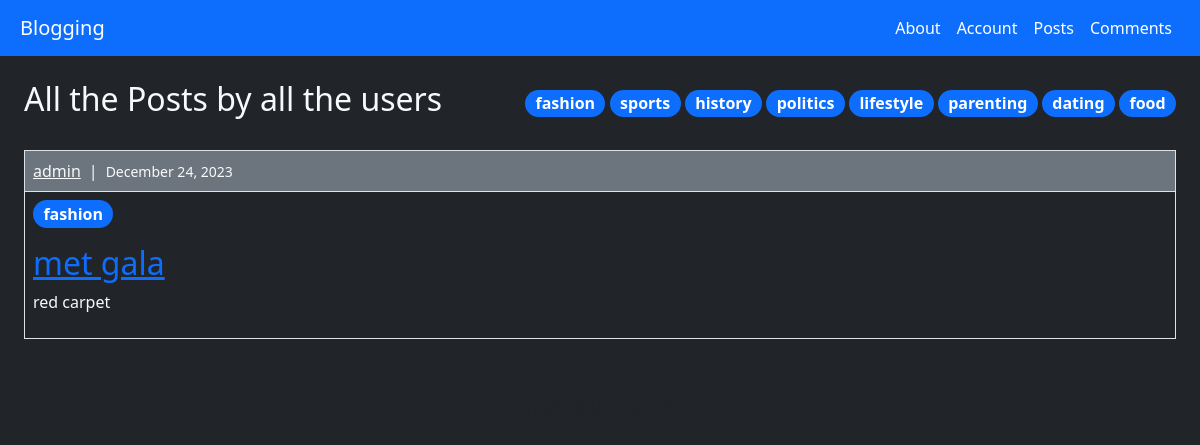
Before: / with the older database file.
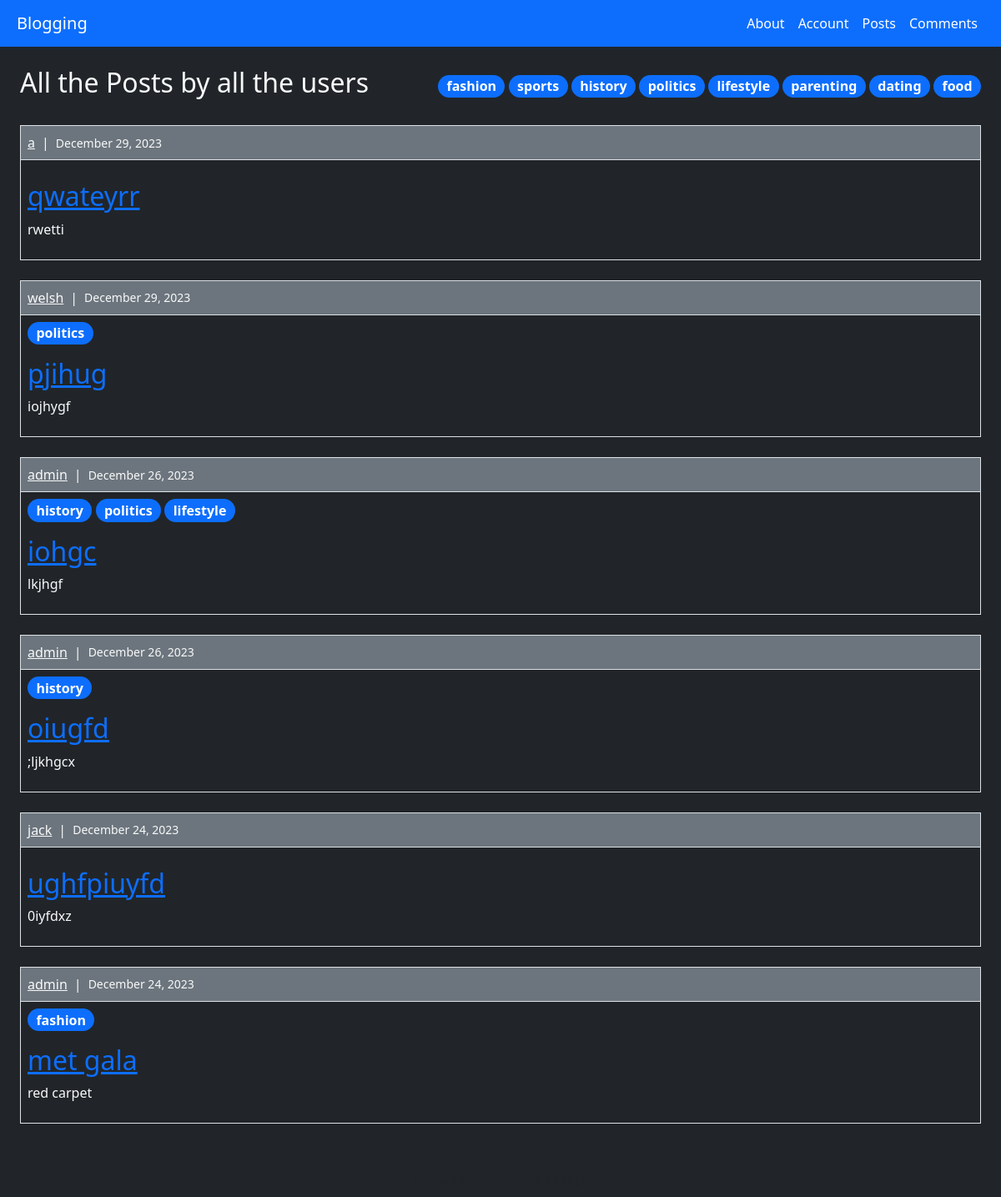
After: the same page with the newer database file.
### blog/models.py (models this page shows, shortened)
class Category(models.Model):
  name = models.CharField(max_length=50)

class Post(models.Model):
  author = models.ForeignKey(User, on_delete=models.CASCADE, related_name='posts',default=1)
  categories = models.ManyToManyField(Category, related_name="posts")
  title = models.CharField(max_length=200, unique=True)
  content = models.TextField(max_length=2000)
  created_on = models.DateTimeField(auto_now_add=True)
  updated_on = models.DateTimeField(auto_now=True)
  published_on = models.DateTimeField(default=timezone.now)
  status = models.IntegerField(choices=STATUS, default=0)
  class Meta:
    ordering = ['-created_on']

### blog/views.py (the view)
# urls.py: path('', views.home, name='home'),
def home(request):
  context = {
    "posts": Post.objects.filter(status=1),
    "categories": Category.objects.all(),
    "forms": {
      "post_delete": PostDeleteForm(),
      "category_filter": CategoryFilterForm(), # for filtering posts by category
    }
  }
  return render(request, 'home.html', context)

### blog/templates/home.html (shortened to what this page needs)
{% extends "base.html" %}
{% block content %}
  <div class="d-flex flex-wrap mb-4 align-items-center">
    <h2 class="">All the Posts by all the users</h2>
    <div class="ms-auto">
      {% for category in categories %}
        <a href="{% url 'display_category_posts' category.name %}" class="badge rounded-pill bg-primary fs-6 text-decoration-none">{{ category.name }}</a>
      {% endfor %}
    </div>
  </div>
  {% include "posts/view_list.html" with posts=posts form=forms.post_delete display_author=True %}
{% endblock content %}

### blog/templates/base.html (shortened to what this page needs)
{% load static %}
<!DOCTYPE html>
<html>
  <head>
    <link href="https://cdn.jsdelivr.net/npm/bootstrap@5.3.2/dist/css/bootstrap.min.css" rel="stylesheet">
    <link rel="stylesheet" href="{% static 'css/index.css' %}" />
  </head>
  <body class="bg-dark text-light">
    <nav class="navbar navbar-expand-lg sticky-top navbar-dark border-body bg-primary p-2">
      <div class="container-fluid">
        <a class="navbar-brand fs-5" href="{% url 'home' %}">Blogging</a>
        <div class="collapse navbar-collapse" id="navbarNavDropdown">
          <ul class="navbar-nav ms-auto">
            <li class="nav-item">
              <a class="nav-link" href="{% url 'about' %}">About</a>
            </li>
            <li class="nav-item">
              <a class="nav-link" href="{% url 'account' %}">Account</a>
            </li>
            <li class="nav-item">
              <a class="nav-link" href="{% url 'display_posts' %}">Posts</a>
            </li>
            <li class="nav-item">
              <a class="nav-link" href="{% url 'display_comments' %}">Comments</a>
            </li>
          </ul>
        </div>
      </div>
    </nav>
    <div class="p-4">
      {% block content %}{% endblock content %}
    </div>
    <footer class="py-2 bg-grey">
      <p class="m-0 text-dark text-center ">Copyright &copy; Umbrella Corp.</p>
    </footer>
  </body>
</html>

### blog/templates/posts/view_list.html
{% block content %}
  <div class="list">
    {% if posts.count == 0 %}
      <p>There are no posts yet.</p>
    {% else %}
      {% for post in posts %}
        {% include "posts/view_detail.html" with post=post form=form display_author=display_author %}
      {% endfor %}
    {% endif %}
  </div>
{% endblock content %}

### blog/templates/posts/view_detail.html (shortened to what this page needs)
{% block content %}
  <article class="media content-section d-block mb-4 border">
    <div class="article-metadata p-2 border-bottom bg-secondary d-flex align-items-center gap-2">
      {% if display_author %}
        <a class="link-light" href="{% url 'display_user' post.author.id %}">{{ post.author }}</a> |
      {% endif %}
      <small class="fw-light">{{ post.created_on | date:"F d, Y" }}</small>
    </div>
    <div class="p-2">
      {% for category in post.categories.all %}
        <a class="badge rounded-pill bg-primary fs-6 text-decoration-none" href="{% url 'display_category_posts' category.name %}">{{ category.name }}</a>
      {% endfor %}
    </div>
    <div class="media-body p-2">
      <h2><a class="article-title" href="{% url 'display_post' post.id %}">{{ post.title }}</a></h2>
      <p class="article-content">{{ post.content }}</p>
    </div>
  </article>
{% endblock content %}

### blog/static/css/index.css (style rules this page uses)
.bg-primary, btn-primary { background-color: rgb(255, 246, 121); }
.bg-dark { background-color: cyan; }
.nav-link { color: rgb(255, 255, 255); }

Changed rows visible on the page:
added Post: author "a", created_on "December 29, 2023", title "qwateyrr", content "rwetti"
added Post: author "welsh", created_on "December 29, 2023", title "pjihug", content "iojhygf", Category (name "politics")
added Post: author "admin", created_on "December 26, 2023", title "iohgc", content "lkjhgf", Category (name "history"), Category (name "politics"), Category (name "lifestyle")
added Post: author "admin", created_on "December 26, 2023", title "oiugfd", content ";ljkhgcx", Category (name "history")
added Post: author "jack", created_on "December 24, 2023", title "ughfpiuyfd", content "0iyfdxz"
